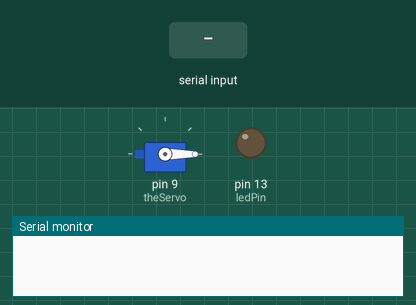
Recording of a sketch running on a simulated Arduino Uno, built with avr-gcc and run on an emulated ATmega328P. Shown: servo, output pins drawn as LEDs (lit = HIGH), the last lines printed to the serial monitor. The inputs (shaded band) are chosen by the test bench.

Above: at 1.2 s.
1.3 s: "0" received over Serial
At 2.5 s:
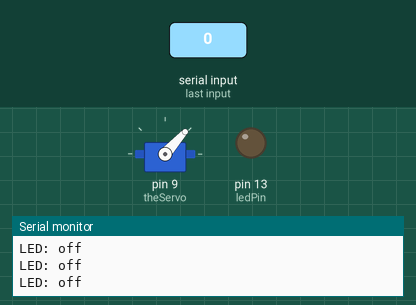
2.8 s: "1" received over Serial
At 3.5 s:
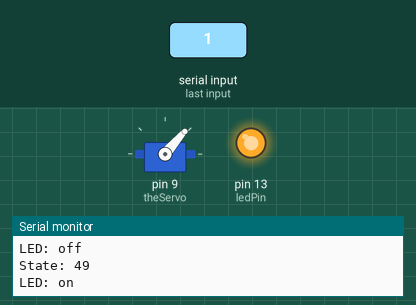
Timing chart, 0 to 5.8 s (numbered marks = the images above; inputs shaded):
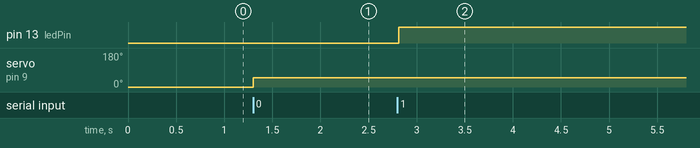

The sketch:

BluetoothTest.ino
```cpp
#include <Servo.h>

Servo theServo;

int pos = 0;

int ledPin = 13;
int state = 0;
int flag = 0;

void setup() {
  // use led as output and set it to low when beginning
  pinMode(ledPin,OUTPUT);
  digitalWrite(ledPin,LOW);
  digitalWrite(8,HIGH);
  Serial.begin(9600);

  // setup Servo
  theServo.attach(9);
}

void loop() {

  if(Serial.available() > 0) {
    state = (int)Serial.read();
    Serial.print("State: ");
    state = constrain(state, 5, 175);
    Serial.println(state);
    flag = 0;
  }

  theServo.write(state);

  if(state == '0') {
    digitalWrite(ledPin,LOW);
    if(flag == 0) {
      Serial.println("LED: off");
    }
  } else if(state == '1') {
    digitalWrite(ledPin,HIGH);
    if(flag == 0) {
      Serial.println("LED: on");
      flag = 1;
    }
  }
}
```

Measured:
- after the input at 1.3 s, servo on pin 9 (theServo): 0° → 48° at once
- after the input at 2.8 s, pin 13 (ledPin): LOW → HIGH at once; servo on pin 9 (theServo): 48° → 49° at once
